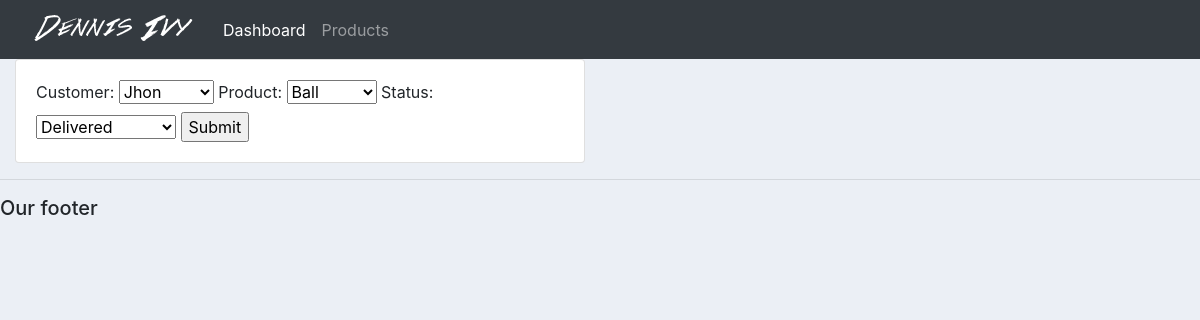
The app's page /update_order/1 with its own data.
### accounts/models.py (models this page shows, shortened)
class Order(models.Model):
    STATUS = (
        ('Pending', 'Pending'),
        ('Out for delivery', 'Out for delivery'),
        ('Delivered', 'Delivered'),
    )
    customer = models.ForeignKey(Customer, null=True, on_delete=models.SET_NULL)
    product = models.ForeignKey(Product, null=True, on_delete=models.SET_NULL)
    date_created = models.DateTimeField(auto_now_add=True, null=True)
    status = models.CharField(max_length=200, null=True, choices=STATUS)

### accounts/views.py (the view)
# urls.py: path('update_order/<str:pk>', views.update_order, name='update_order'),
def update_order(request, pk):
    order = Order.objects.get(id=pk)
    form = OrderForm(instance=order)
    if request.method == 'POST':
        form = OrderForm(request.POST, instance=order)
        if form.is_valid():
            form.save()
            return redirect('/')
    context = {'form': form}
    return render(request, 'accounts/order_form.html', context)

### accounts/forms.py
class OrderForm(ModelForm):
    class Meta:
        model = Order
        fields = '__all__' # for example ['customer', 'product']

### accounts/models.py (called while the page is built)
    def __str__(self):
        return self.name

    def __str__(self):
        return self.name

### accounts/templates/accounts/order_form.html (shortened to what this page needs)
{%  extends 'accounts/main.html' %}
{% load static %}
{% block content %}
<div class="row">
    <div class="col-md-6">
        <div class="card card-body">
            <form action="" method="POST">
                {{ form }}
                <input type="submit" name="Submit"/>
            </form>
        </div>
    </div>
</div>
{% endblock %}

### static/css/main.css (style rules this page uses)
body { background-color: #ebeff5; }

### records on screen
Order: customer "Jhon", product "Ball", status "Delivered"
